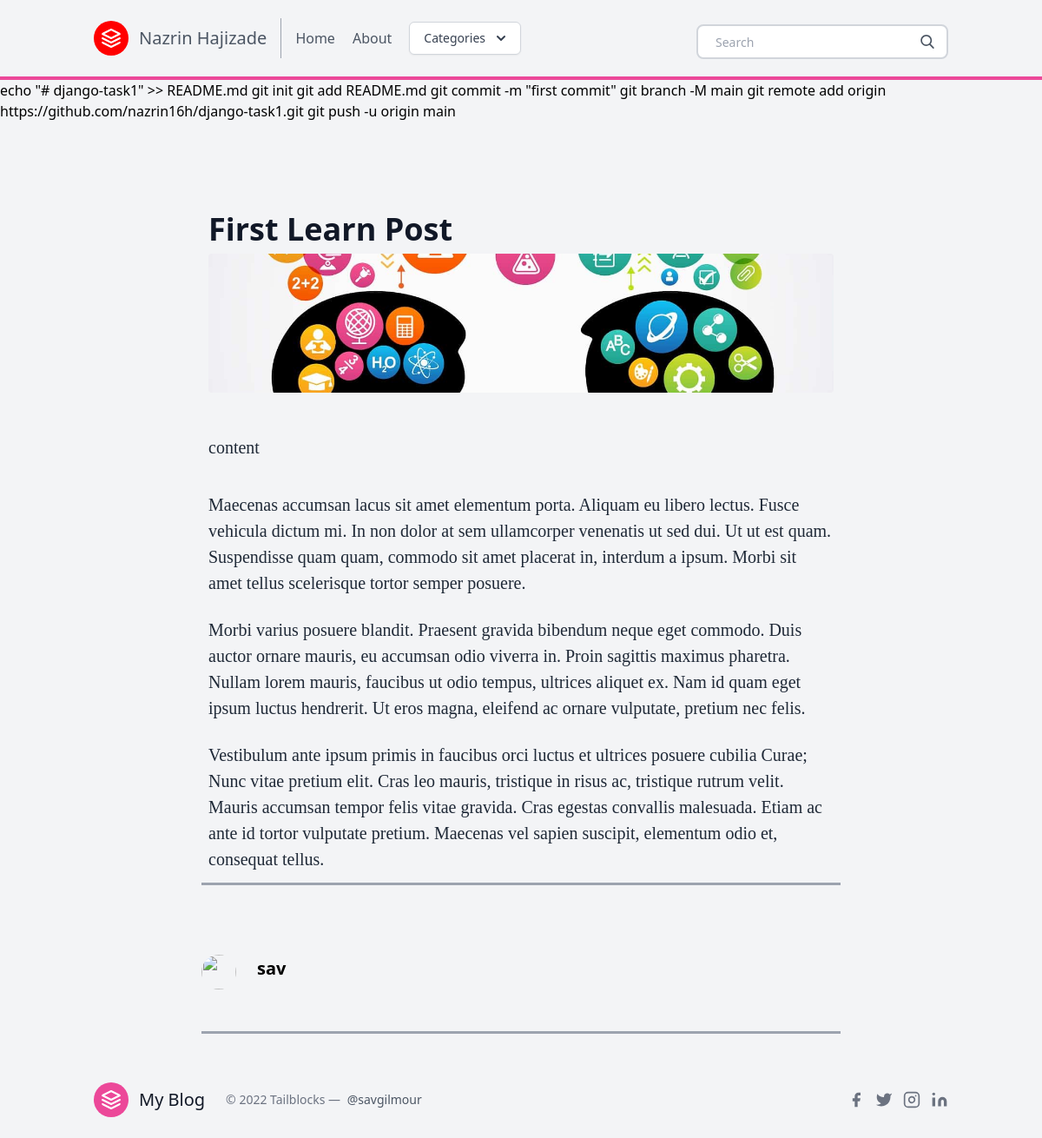
/post/learn-post-1/, run on the app's committed database.
### posts/models.py (models this page shows, shortened)
class Post(models.Model):
    title = models.CharField(max_length=100)
    slug = models.SlugField()
    overview = models.TextField()
    timestamp = models.DateTimeField(auto_now_add=True)
    content = models.TextField()
    author = models.ForeignKey(User, on_delete=models.CASCADE)
    thumbnail = models.ImageField()
    categories = models.ManyToManyField(Category)
    featured = models.BooleanField()

### posts/views.py (the view)
# urls.py: path('post/<slug>/', post, name = 'post'),
def post (request,slug):
    post = Post.objects.get(slug = slug)
    latest = Post.objects.order_by('-timestamp')[:3]
    context = {
        'post': post,
        'latest': latest,
    }
    return render(request, 'post.html', context)

### posts/templatetags/markdown_extras.py (called while the page is built)
@register.filter()
@stringfilter
def markdown(value):
    return md.markdown(value, extensions=['markdown.extensions.fenced_code'])

@register.simple_tag
def get_categories():
    return Category.objects.all()[0:3]

### templates/post.html (shortened to what this page needs)
{% extends 'base.html' %}
{% load markdown_extras %}
{% block content %}
<body  class="bg-gray-100 font-sans leading-normal tracking-normal">
	<div class="container w-full md:max-w-3xl mx-auto pt-20">
		<div class="w-full px-4 md:px-6 text-xl text-gray-800 leading-normal" style="font-family:Georgia,serif;">
			<div class="font-sans">
						<h1 class="font-bold font-sans break-normal text-gray-900 pt-6 pb-2 text-3xl md:text-4xl">
						{{ post.title }}</h1>
						<img class="h-40 rounded w-full object-cover object-center mb-6" src="{{ post.thumbnail.url }}" alt="content">
			</div>
			<div class="py-6">
			{{ post.content | markdown | safe }}
			</div>
			<ol>
				<li class="py-3">Maecenas accumsan lacus sit amet elementum porta. Aliquam eu libero lectus. Fusce vehicula dictum mi. In non dolor at sem ullamcorper venenatis ut sed dui. Ut ut est quam. Suspendisse quam quam, commodo sit amet placerat in, interdum a ipsum. Morbi sit amet tellus scelerisque tortor semper posuere.</li>
				<li class="py-3">Morbi varius posuere blandit. Praesent gravida bibendum neque eget commodo. Duis auctor ornare mauris, eu accumsan odio viverra in. Proin sagittis maximus pharetra. Nullam lorem mauris, faucibus ut odio tempus, ultrices aliquet ex. Nam id quam eget ipsum luctus hendrerit. Ut eros magna, eleifend ac ornare vulputate, pretium nec felis.</li>
				<li class="py-3">Vestibulum ante ipsum primis in faucibus orci luctus et ultrices posuere cubilia Curae; Nunc vitae pretium elit. Cras leo mauris, tristique in risus ac, tristique rutrum velit. Mauris accumsan tempor felis vitae gravida. Cras egestas convallis malesuada. Etiam ac ante id tortor vulputate pretium. Maecenas vel sapien suscipit, elementum odio et, consequat tellus.</li>
			</ol>
		</div>
		<hr class="border-b-2 border-gray-400 mb-8 mx-4">
		<div class="flex w-full items-center font-sans px-4 py-12">
			<img class="w-10 h-10 rounded-full mr-4" src="{{ post.author.profile_picture.url }}">
			<div class="flex-1 px-2">
				<p class="text-base font-bold text-base md:text-xl leading-none mb-2">
				{{ post.author }}</p>
			</div>
		</div>
		<hr class="border-b-2 border-gray-400 mb-8 mx-4">
	</div>
{% endblock content %}

### data on the page
Post: title "First Learn Post", thumbnail (picture), content "content", author "sav"
